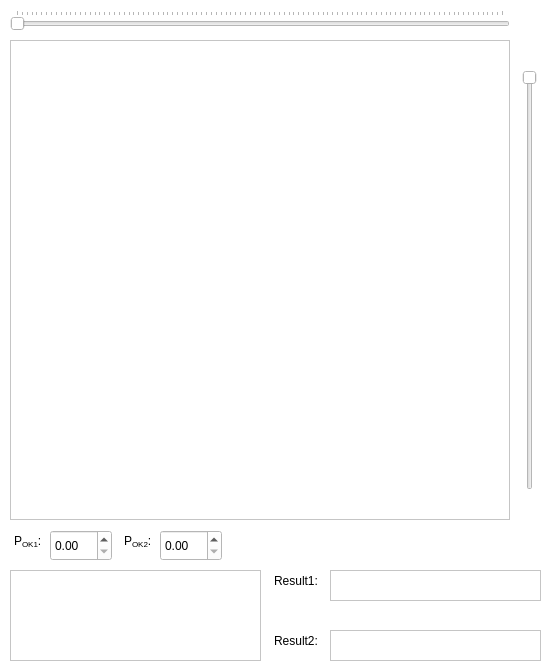
<?xml version="1.0" encoding="UTF-8"?>
<ui version="4.0">
 <class>MainWindow</class>
 <widget class="QMainWindow" name="MainWindow">
  <property name="geometry">
   <rect>
    <x>0</x>
    <y>0</y>
    <width>550</width>
    <height>670</height>
   </rect>
  </property>
  <property name="sizePolicy">
   <sizepolicy hsizetype="Ignored" vsizetype="Ignored">
    <horstretch>0</horstretch>
    <verstretch>0</verstretch>
   </sizepolicy>
  </property>
  <property name="minimumSize">
   <size>
    <width>550</width>
    <height>670</height>
   </size>
  </property>
  <property name="maximumSize">
   <size>
    <width>550</width>
    <height>670</height>
   </size>
  </property>
  <property name="palette">
   <palette>
    <active>
     <colorrole role="WindowText">
      <brush brushstyle="SolidPattern">
       <color alpha="255">
        <red>0</red>
        <green>0</green>
        <blue>0</blue>
       </color>
      </brush>
     </colorrole>
     <colorrole role="Button">
      <brush brushstyle="SolidPattern">
       <color alpha="255">
        <red>255</red>
        <green>255</green>
        <blue>255</blue>
       </color>
      </brush>
     </colorrole>
     <colorrole role="Light">
      <brush brushstyle="SolidPattern">
       <color alpha="255">
        <red>255</red>
        <green>255</green>
        <blue>255</blue>
       </color>
      </brush>
     </colorrole>
     <colorrole role="Midlight">
      <brush brushstyle="SolidPattern">
       <color alpha="255">
        <red>255</red>
        <green>255</green>
        <blue>255</blue>
       </color>
      </brush>
     </colorrole>
     <colorrole role="Dark">
      <brush brushstyle="SolidPattern">
       <color alpha="255">
        <red>127</red>
        <green>127</green>
        <blue>127</blue>
       </color>
      </brush>
     </colorrole>
     <colorrole role="Mid">
      <brush brushstyle="SolidPattern">
       <color alpha="255">
        <red>170</red>
        <green>170</green>
        <blue>170</blue>
       </color>
      </brush>
     </colorrole>
     <colorrole role="Text">
      <brush brushstyle="SolidPattern">
       <color alpha="255">
        <red>0</red>
        <green>0</green>
        <blue>0</blue>
       </color>
      </brush>
     </colorrole>
     <colorrole role="BrightText">
      <brush brushstyle="SolidPattern">
       <color alpha="255">
        <red>255</red>
        <green>255</green>
        <blue>255</blue>
       </color>
      </brush>
     </colorrole>
     <colorrole role="ButtonText">
      <brush brushstyle="SolidPattern">
       <color alpha="255">
        <red>0</red>
        <green>0</green>
        <blue>0</blue>
       </color>
      </brush>
     </colorrole>
     <colorrole role="Base">
      <brush brushstyle="SolidPattern">
       <color alpha="255">
        <red>255</red>
        <green>255</green>
        <blue>255</blue>
       </color>
      </brush>
     </colorrole>
     <colorrole role="Window">
      <brush brushstyle="SolidPattern">
       <color alpha="255">
        <red>255</red>
        <green>255</green>
        <blue>255</blue>
       </color>
      </brush>
     </colorrole>
     <colorrole role="Shadow">
      <brush brushstyle="SolidPattern">
       <color alpha="255">
        <red>0</red>
        <green>0</green>
        <blue>0</blue>
       </color>
      </brush>
     </colorrole>
     <colorrole role="AlternateBase">
      <brush brushstyle="SolidPattern">
       <color alpha="255">
        <red>255</red>
        <green>255</green>
        <blue>255</blue>
       </color>
      </brush>
     </colorrole>
     <colorrole role="ToolTipBase">
      <brush brushstyle="SolidPattern">
       <color alpha="255">
        <red>255</red>
        <green>255</green>
        <blue>220</blue>
       </color>
      </brush>
     </colorrole>
     <colorrole role="ToolTipText">
      <brush brushstyle="SolidPattern">
       <color alpha="255">
        <red>0</red>
        <green>0</green>
        <blue>0</blue>
       </color>
      </brush>
     </colorrole>
     <colorrole role="PlaceholderText">
      <brush brushstyle="SolidPattern">
       <color alpha="128">
        <red>0</red>
        <green>0</green>
        <blue>0</blue>
       </color>
      </brush>
     </colorrole>
    </active>
    <inactive>
     <colorrole role="WindowText">
      <brush brushstyle="SolidPattern">
       <color alpha="255">
        <red>0</red>
        <green>0</green>
        <blue>0</blue>
       </color>
      </brush>
     </colorrole>
     <colorrole role="Button">
      <brush brushstyle="SolidPattern">
       <color alpha="255">
        <red>255</red>
        <green>255</green>
        <blue>255</blue>
       </color>
      </brush>
     </colorrole>
     <colorrole role="Light">
      <brush brushstyle="SolidPattern">
       <color alpha="255">
        <red>255</red>
        <green>255</green>
        <blue>255</blue>
       </color>
      </brush>
     </colorrole>
     <colorrole role="Midlight">
      <brush brushstyle="SolidPattern">
       <color alpha="255">
        <red>255</red>
        <green>255</green>
        <blue>255</blue>
       </color>
      </brush>
     </colorrole>
     <colorrole role="Dark">
      <brush brushstyle="SolidPattern">
       <color alpha="255">
        <red>127</red>
        <green>127</green>
        <blue>127</blue>
       </color>
      </brush>
     </colorrole>
     <colorrole role="Mid">
      <brush brushstyle="SolidPattern">
       <color alpha="255">
        <red>170</red>
        <green>170</green>
        <blue>170</blue>
       </color>
      </brush>
     </colorrole>
     <colorrole role="Text">
      <brush brushstyle="SolidPattern">
       <color alpha="255">
        <red>0</red>
        <green>0</green>
        <blue>0</blue>
       </color>
      </brush>
     </colorrole>
     <colorrole role="BrightText">
      <brush brushstyle="SolidPattern">
       <color alpha="255">
        <red>255</red>
        <green>255</green>
        <blue>255</blue>
       </color>
      </brush>
     </colorrole>
     <colorrole role="ButtonText">
      <brush brushstyle="SolidPattern">
       <color alpha="255">
        <red>0</red>
        <green>0</green>
        <blue>0</blue>
       </color>
      </brush>
     </colorrole>
     <colorrole role="Base">
      <brush brushstyle="SolidPattern">
       <color alpha="255">
        <red>255</red>
        <green>255</green>
        <blue>255</blue>
       </color>
      </brush>
     </colorrole>
     <colorrole role="Window">
      <brush brushstyle="SolidPattern">
       <color alpha="255">
        <red>255</red>
        <green>255</green>
        <blue>255</blue>
       </color>
      </brush>
     </colorrole>
     <colorrole role="Shadow">
      <brush brushstyle="SolidPattern">
       <color alpha="255">
        <red>0</red>
        <green>0</green>
        <blue>0</blue>
       </color>
      </brush>
     </colorrole>
     <colorrole role="AlternateBase">
      <brush brushstyle="SolidPattern">
       <color alpha="255">
        <red>255</red>
        <green>255</green>
        <blue>255</blue>
       </color>
      </brush>
     </colorrole>
     <colorrole role="ToolTipBase">
      <brush brushstyle="SolidPattern">
       <color alpha="255">
        <red>255</red>
        <green>255</green>
        <blue>220</blue>
       </color>
      </brush>
     </colorrole>
     <colorrole role="ToolTipText">
      <brush brushstyle="SolidPattern">
       <color alpha="255">
        <red>0</red>
        <green>0</green>
        <blue>0</blue>
       </color>
      </brush>
     </colorrole>
     <colorrole role="PlaceholderText">
      <brush brushstyle="SolidPattern">
       <color alpha="128">
        <red>0</red>
        <green>0</green>
        <blue>0</blue>
       </color>
      </brush>
     </colorrole>
    </inactive>
    <disabled>
     <colorrole role="WindowText">
      <brush brushstyle="SolidPattern">
       <color alpha="255">
        <red>127</red>
        <green>127</green>
        <blue>127</blue>
       </color>
      </brush>
     </colorrole>
     <colorrole role="Button">
      <brush brushstyle="SolidPattern">
       <color alpha="255">
        <red>255</red>
        <green>255</green>
        <blue>255</blue>
       </color>
      </brush>
     </colorrole>
     <colorrole role="Light">
      <brush brushstyle="SolidPattern">
       <color alpha="255">
        <red>255</red>
        <green>255</green>
        <blue>255</blue>
       </color>
      </brush>
     </colorrole>
     <colorrole role="Midlight">
      <brush brushstyle="SolidPattern">
       <color alpha="255">
        <red>255</red>
        <green>255</green>
        <blue>255</blue>
       </color>
      </brush>
     </colorrole>
     <colorrole role="Dark">
      <brush brushstyle="SolidPattern">
       <color alpha="255">
        <red>127</red>
        <green>127</green>
        <blue>127</blue>
       </color>
      </brush>
     </colorrole>
     <colorrole role="Mid">
      <brush brushstyle="SolidPattern">
       <color alpha="255">
        <red>170</red>
        <green>170</green>
        <blue>170</blue>
       </color>
      </brush>
     </colorrole>
     <colorrole role="Text">
      <brush brushstyle="SolidPattern">
       <color alpha="255">
        <red>127</red>
        <green>127</green>
        <blue>127</blue>
       </color>
      </brush>
     </colorrole>
     <colorrole role="BrightText">
      <brush brushstyle="SolidPattern">
       <color alpha="255">
        <red>255</red>
        <green>255</green>
        <blue>255</blue>
       </color>
      </brush>
     </colorrole>
     <colorrole role="ButtonText">
      <brush brushstyle="SolidPattern">
       <color alpha="255">
        <red>127</red>
        <green>127</green>
        <blue>127</blue>
       </color>
      </brush>
     </colorrole>
     <colorrole role="Base">
      <brush brushstyle="SolidPattern">
       <color alpha="255">
        <red>255</red>
        <green>255</green>
        <blue>255</blue>
       </color>
      </brush>
     </colorrole>
     <colorrole role="Window">
      <brush brushstyle="SolidPattern">
       <color alpha="255">
        <red>255</red>
        <green>255</green>
        <blue>255</blue>
       </color>
      </brush>
     </colorrole>
     <colorrole role="Shadow">
      <brush brushstyle="SolidPattern">
       <color alpha="255">
        <red>0</red>
        <green>0</green>
        <blue>0</blue>
       </color>
      </brush>
     </colorrole>
     <colorrole role="AlternateBase">
      <brush brushstyle="SolidPattern">
       <color alpha="255">
        <red>255</red>
        <green>255</green>
        <blue>255</blue>
       </color>
      </brush>
     </colorrole>
     <colorrole role="ToolTipBase">
      <brush brushstyle="SolidPattern">
       <color alpha="255">
        <red>255</red>
        <green>255</green>
        <blue>220</blue>
       </color>
      </brush>
     </colorrole>
     <colorrole role="ToolTipText">
      <brush brushstyle="SolidPattern">
       <color alpha="255">
        <red>0</red>
        <green>0</green>
        <blue>0</blue>
       </color>
      </brush>
     </colorrole>
     <colorrole role="PlaceholderText">
      <brush brushstyle="SolidPattern">
       <color alpha="128">
        <red>0</red>
        <green>0</green>
        <blue>0</blue>
       </color>
      </brush>
     </colorrole>
    </disabled>
   </palette>
  </property>
  <property name="windowTitle">
   <string>MainWindow</string>
  </property>
  <widget class="QWidget" name="centralwidget">
   <widget class="QSlider" name="horizontalSlider">
    <property name="geometry">
     <rect>
      <x>10</x>
      <y>10</y>
      <width>500</width>
      <height>20</height>
     </rect>
    </property>
    <property name="mouseTracking">
     <bool>false</bool>
    </property>
    <property name="maximum">
     <number>500</number>
    </property>
    <property name="singleStep">
     <number>5</number>
    </property>
    <property name="pageStep">
     <number>5</number>
    </property>
    <property name="sliderPosition">
     <number>0</number>
    </property>
    <property name="tracking">
     <bool>true</bool>
    </property>
    <property name="orientation">
     <enum>Qt::Horizontal</enum>
    </property>
    <property name="invertedAppearance">
     <bool>false</bool>
    </property>
    <property name="invertedControls">
     <bool>false</bool>
    </property>
    <property name="tickPosition">
     <enum>QSlider::TicksAbove</enum>
    </property>
    <property name="tickInterval">
     <number>5</number>
    </property>
   </widget>
   <widget class="QSlider" name="verticalSlider">
    <property name="geometry">
     <rect>
      <x>520</x>
      <y>70</y>
      <width>20</width>
      <height>420</height>
     </rect>
    </property>
    <property name="minimum">
     <number>30</number>
    </property>
    <property name="maximum">
     <number>380</number>
    </property>
    <property name="singleStep">
     <number>5</number>
    </property>
    <property name="pageStep">
     <number>5</number>
    </property>
    <property name="value">
     <number>30</number>
    </property>
    <property name="sliderPosition">
     <number>30</number>
    </property>
    <property name="orientation">
     <enum>Qt::Vertical</enum>
    </property>
    <property name="invertedAppearance">
     <bool>true</bool>
    </property>
    <property name="tickPosition">
     <enum>QSlider::NoTicks</enum>
    </property>
    <property name="tickInterval">
     <number>5</number>
    </property>
   </widget>
   <widget class="QTextEdit" name="textEdit">
    <property name="geometry">
     <rect>
      <x>10</x>
      <y>530</y>
      <width>41</width>
      <height>30</height>
     </rect>
    </property>
    <property name="frameShape">
     <enum>QFrame::NoFrame</enum>
    </property>
    <property name="readOnly">
     <bool>true</bool>
    </property>
    <property name="html">
     <string>&lt;!DOCTYPE HTML PUBLIC &quot;-//W3C//DTD HTML 4.0//EN&quot; &quot;http://www.w3.org/TR/REC-html40/strict.dtd&quot;&gt;
&lt;html&gt;&lt;head&gt;&lt;meta name=&quot;qrichtext&quot; content=&quot;1&quot; /&gt;&lt;style type=&quot;text/css&quot;&gt;
p, li { white-space: pre-wrap; }
&lt;/style&gt;&lt;/head&gt;&lt;body style=&quot; font-family:'Sans Serif'; font-size:9pt; font-weight:400; font-style:normal;&quot;&gt;
&lt;p style=&quot; margin-top:0px; margin-bottom:0px; margin-left:0px; margin-right:0px; -qt-block-indent:0; text-indent:0px;&quot;&gt;P&lt;span style=&quot; vertical-align:sub;&quot;&gt;OK1&lt;/span&gt;:&lt;/p&gt;&lt;/body&gt;&lt;/html&gt;</string>
    </property>
   </widget>
   <widget class="QTextEdit" name="textEdit_2">
    <property name="geometry">
     <rect>
      <x>120</x>
      <y>530</y>
      <width>41</width>
      <height>30</height>
     </rect>
    </property>
    <property name="frameShape">
     <enum>QFrame::NoFrame</enum>
    </property>
    <property name="readOnly">
     <bool>true</bool>
    </property>
    <property name="html">
     <string>&lt;!DOCTYPE HTML PUBLIC &quot;-//W3C//DTD HTML 4.0//EN&quot; &quot;http://www.w3.org/TR/REC-html40/strict.dtd&quot;&gt;
&lt;html&gt;&lt;head&gt;&lt;meta name=&quot;qrichtext&quot; content=&quot;1&quot; /&gt;&lt;style type=&quot;text/css&quot;&gt;
p, li { white-space: pre-wrap; }
&lt;/style&gt;&lt;/head&gt;&lt;body style=&quot; font-family:'Sans Serif'; font-size:9pt; font-weight:400; font-style:normal;&quot;&gt;
&lt;p style=&quot; margin-top:0px; margin-bottom:0px; margin-left:0px; margin-right:0px; -qt-block-indent:0; text-indent:0px;&quot;&gt;P&lt;span style=&quot; vertical-align:sub;&quot;&gt;OK2&lt;/span&gt;:&lt;/p&gt;&lt;/body&gt;&lt;/html&gt;</string>
    </property>
   </widget>
   <widget class="QGraphicsView" name="cc">
    <property name="geometry">
     <rect>
      <x>10</x>
      <y>40</y>
      <width>500</width>
      <height>480</height>
     </rect>
    </property>
   </widget>
   <widget class="QDoubleSpinBox" name="spinBox_1">
    <property name="geometry">
     <rect>
      <x>50</x>
      <y>530</y>
      <width>62</width>
      <height>31</height>
     </rect>
    </property>
    <property name="maximum">
     <double>1.000000000000000</double>
    </property>
    <property name="singleStep">
     <double>0.010000000000000</double>
    </property>
   </widget>
   <widget class="QTextEdit" name="textEdit_3">
    <property name="geometry">
     <rect>
      <x>270</x>
      <y>630</y>
      <width>61</width>
      <height>30</height>
     </rect>
    </property>
    <property name="frameShape">
     <enum>QFrame::NoFrame</enum>
    </property>
    <property name="readOnly">
     <bool>true</bool>
    </property>
    <property name="html">
     <string>&lt;!DOCTYPE HTML PUBLIC &quot;-//W3C//DTD HTML 4.0//EN&quot; &quot;http://www.w3.org/TR/REC-html40/strict.dtd&quot;&gt;
&lt;html&gt;&lt;head&gt;&lt;meta name=&quot;qrichtext&quot; content=&quot;1&quot; /&gt;&lt;style type=&quot;text/css&quot;&gt;
p, li { white-space: pre-wrap; }
&lt;/style&gt;&lt;/head&gt;&lt;body style=&quot; font-family:'Sans Serif'; font-size:9pt; font-weight:400; font-style:normal;&quot;&gt;
&lt;p style=&quot; margin-top:0px; margin-bottom:0px; margin-left:0px; margin-right:0px; -qt-block-indent:0; text-indent:0px;&quot;&gt;Result2:&lt;/p&gt;&lt;/body&gt;&lt;/html&gt;</string>
    </property>
   </widget>
   <widget class="QTextBrowser" name="textBrowser">
    <property name="geometry">
     <rect>
      <x>10</x>
      <y>570</y>
      <width>251</width>
      <height>91</height>
     </rect>
    </property>
   </widget>
   <widget class="QTextEdit" name="textEdit_4">
    <property name="geometry">
     <rect>
      <x>270</x>
      <y>570</y>
      <width>61</width>
      <height>30</height>
     </rect>
    </property>
    <property name="frameShape">
     <enum>QFrame::NoFrame</enum>
    </property>
    <property name="readOnly">
     <bool>true</bool>
    </property>
    <property name="html">
     <string>&lt;!DOCTYPE HTML PUBLIC &quot;-//W3C//DTD HTML 4.0//EN&quot; &quot;http://www.w3.org/TR/REC-html40/strict.dtd&quot;&gt;
&lt;html&gt;&lt;head&gt;&lt;meta name=&quot;qrichtext&quot; content=&quot;1&quot; /&gt;&lt;style type=&quot;text/css&quot;&gt;
p, li { white-space: pre-wrap; }
&lt;/style&gt;&lt;/head&gt;&lt;body style=&quot; font-family:'Sans Serif'; font-size:9pt; font-weight:400; font-style:normal;&quot;&gt;
&lt;p style=&quot; margin-top:0px; margin-bottom:0px; margin-left:0px; margin-right:0px; -qt-block-indent:0; text-indent:0px;&quot;&gt;Result1:&lt;/p&gt;&lt;/body&gt;&lt;/html&gt;</string>
    </property>
   </widget>
   <widget class="QTextEdit" name="resultEdit_1">
    <property name="geometry">
     <rect>
      <x>330</x>
      <y>570</y>
      <width>211</width>
      <height>31</height>
     </rect>
    </property>
    <property name="readOnly">
     <bool>true</bool>
    </property>
   </widget>
   <widget class="QTextEdit" name="resultEdit_2">
    <property name="geometry">
     <rect>
      <x>330</x>
      <y>630</y>
      <width>211</width>
      <height>31</height>
     </rect>
    </property>
    <property name="readOnly">
     <bool>true</bool>
    </property>
   </widget>
   <widget class="QDoubleSpinBox" name="spinBox_2">
    <property name="geometry">
     <rect>
      <x>160</x>
      <y>530</y>
      <width>62</width>
      <height>31</height>
     </rect>
    </property>
    <property name="maximum">
     <double>1.000000000000000</double>
    </property>
    <property name="singleStep">
     <double>0.010000000000000</double>
    </property>
   </widget>
  </widget>
 </widget>
 <resources/>
 <connections/>
</ui>
